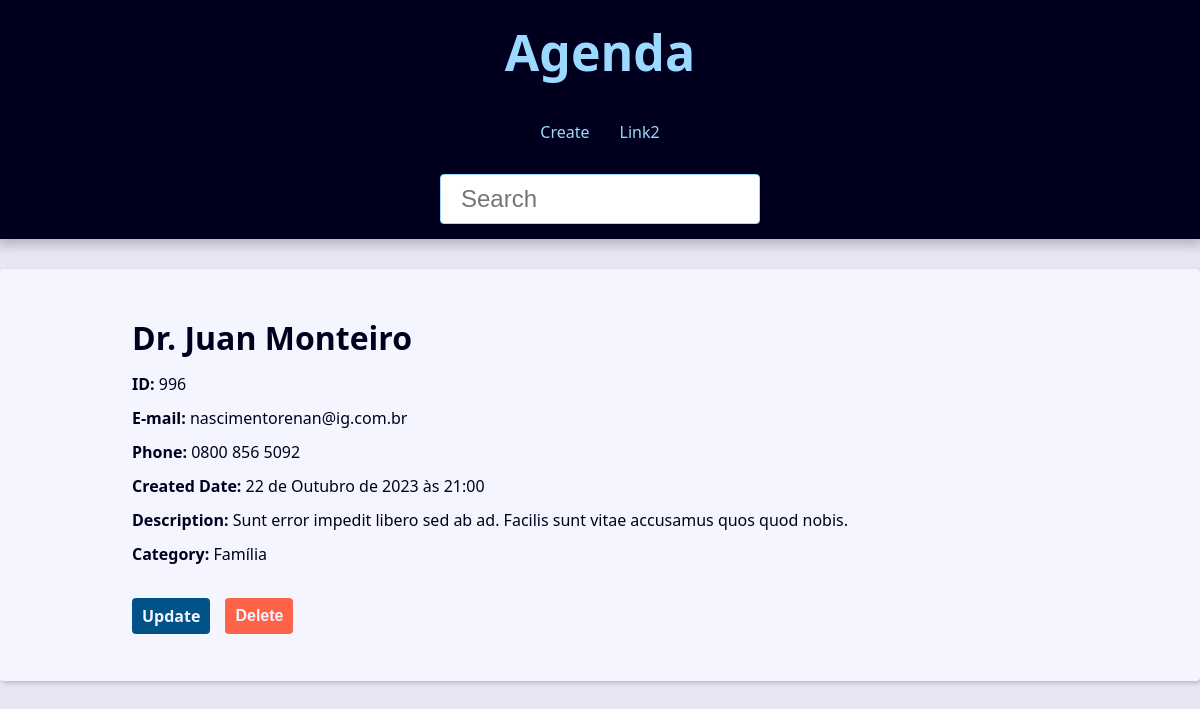
Screenshot of /contact/996/detail/ with the database file from the repository.
### contact/models.py (models this page shows, shortened)
class Contact(models.Model):
    first_name = models.CharField(max_length=50)
    last_name = models.CharField(max_length=50)
    phone = models.CharField(max_length=50)
    email = models.EmailField(max_length=254, blank=True)
    created_date = models.DateTimeField(default=timezone.now)
    description = models.TextField(blank=True)
    show = models.BooleanField(default=True)
    picture = models.ImageField(blank=True, upload_to='pictures/%Y/%m')
    category = models.ForeignKey(Category, on_delete=models.SET_NULL, blank=True, null=True)
    owner = models.ForeignKey(User, on_delete=models.SET_NULL, blank=True, null=True)

class Category(models.Model):
    class Meta():
        verbose_name = 'Category'
        verbose_name_plural = 'Categories'
    name = models.CharField(max_length=50)

### contact/views/contact_views.py (the view)
# urls.py: path('contact/<int:contact_id>/detail/', views.contact, name='contact'),  # type: ignore
def contact(request, contact_id):
    single_contact = get_object_or_404(
        Contact, pk=contact_id, show=True
    )
    site_title = f'{single_contact.first_name} {single_contact.last_name} - '
    context = {
        'contact': single_contact,
        'site_title': site_title
    }
    return render(
        request,
        'contact/contact.html',
        context
    )

### contact/templates/contact/contact.html (shortened to what this page needs)
{% extends 'global/base.html' %}
{% block content %}
  <div class="single-contact">
    <h1 class="single-contact-name">
        {{ contact.first_name }} {{ contact.last_name }}
    </h1>
    <p><b>ID: </b>{{ contact.id }}</p>
    <p><b>E-mail: </b>{{ contact.email }}</p>
    <p><b>Phone: </b>{{ contact.phone }}</p>
    <p><b>Created Date: </b>{{ contact.created_date }}</p>
    <p><b>Description: </b>{{ contact.description }}</p>
    <p><b>Category: </b>{{ contact.category.name }}</p>
    <div class="contact-links">
      <a class="btn btn-link" href="{% url 'contact:update' contact.id %}">Update</a>
      <form action="{% url 'contact:delete' contact.id %}" method="POST"> {% csrf_token %}
        {% if confirmation == 'no' %}
          <button type="submit" class="btn btn-link btn-delete">Confirmar?</button>
          <input type="hidden" name="confirmation" value="yes">
        {% else %}
          <button type="submit" class="btn btn-link btn-delete">Delete</button>
        {% endif %}
      </form>
    </div>
  </div>
{% endblock %}

### base_static/global/css/style.css (style rules this page uses)
:root { --spacing: 1.5rem; --link-dark-color: rgb(0, 83, 134); --link-light-color: rgb(156, 217, 255); --clr-white: rgb(245, 245, 255); --clr-black: rgb(0, 0, 30); --clr-light-gray: rgb(230, 230, 245); --clr-dark-shadow-5: rgba(0, 0, 10, 5%); --clr-dark-shadow-10: rgba(0, 0, 10, 10%); --clr-dark-shadow-20: rgba(0, 0, 10, 20%); --clr-light-shadow-5: rgba(200, 200, 255, 5%); --clr-light-shadow-10: rgba(200, 200, 255, 10%); --clr-light-shadow-20: rgba(200, 200, 255, 20%); --main-page-width: 120rem; --table-min-width: 60rem; --biggest-font-size: 5rem; --bigger-font-size: 4rem; --big-font-size: 3.2rem; --medium-font-size: 2.4rem; --small-font-size: 1.6rem; --smaller-font-size: 1.4rem; --smallest-font-size: 1.2rem; --transition-fast: 300ms; --transition-medium: 600ms; --transition-slow: 1s; --default-border-radius: 4px; }
*, *::before, *::after { margin: 0; padding: 0; box-sizing: border-box; }
html { font-size: 62.5%; }
body { font-family: system-ui, -apple-system, BlinkMacSystemFont, 'Segoe UI', Roboto, Oxygen, Ubuntu, Cantarell, 'Open Sans', 'Helvetica Neue', sans-serif; line-height: 1.5; font-size: var(--small-font-size); color: var(--clr-black); -webkit-font-smoothing: antialiased; background: var(--clr-light-gray); }
.contact-links { margin-block: calc(var(--small-font-size) * 2); display: flex; align-items: center; gap: 0 var(--spacing); }
@media (min-width: 600px) { .single-contact { max-width: 80%; margin: calc(var(--spacing) * 2) auto; } }
.single-contact h1 { margin: 1rem 0; }
.single-contact p { margin: 1rem 0; }
.btn { background-color: var(--link-dark-color); color: var(--clr-white); font-weight: bold; border: none; padding: 1rem 2rem; border-radius: var(--default-border-radius); cursor: pointer; transition: filter var(--transition-fast) ease-in-out; }
.btn-link { font-size: var(--small-font-size); text-decoration: none; font-weight: bold; padding: 1rem; display: block; line-height: var(--small-font-size); }
.btn-delete { background: tomato; }

### rows the page displays
Contact: first_name "Dr.", last_name "Juan Monteiro", id "996", email "nascimentorenan@ig.com.br", phone "0800 856 5092", created_date "22 de Outubro de 2023 às 21:00", description "Sunt error impedit libero sed ab ad. Facilis sunt vitae accusamus quos quod nobis.", category.name "Família"
